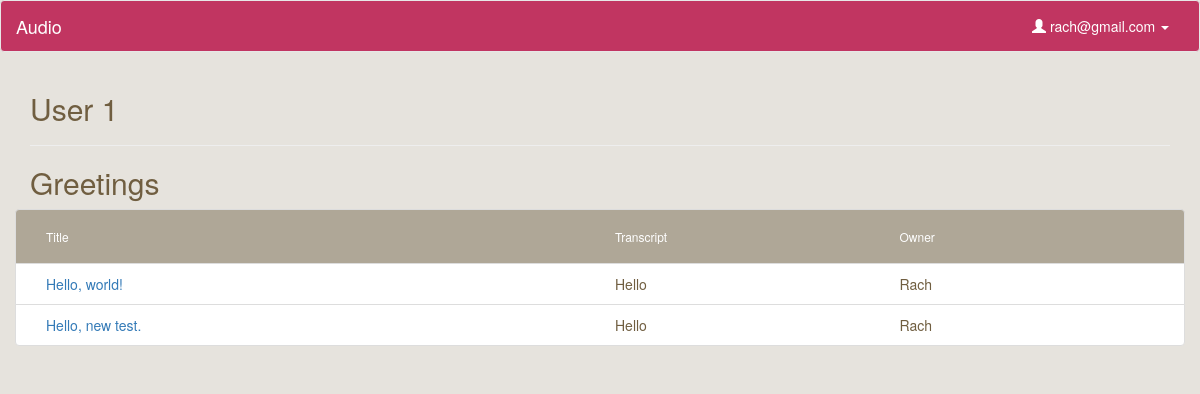
The app's page /collection/1 (signed in) with its own data.
### model.py (models this page shows, shortened)
class User(db.Model):
    __tablename__ = "Users"
    id = db.Column(db.Integer, autoincrement=True, primary_key=True)
    email = db.Column(db.String(100), nullable=False)
    password = db.Column(db.String(50), nullable=False)
    first_name = db.Column(db.String(50), nullable=False)
    last_name = db.Column(db.String(50), nullable=False)

class Collection(db.Model):
    __tablename__ = "Collections"
    id = db.Column(db.Integer, autoincrement=True, primary_key=True)
    user_id = db.Column(db.Integer, db.ForeignKey('Users.id'), nullable=False)
    title = db.Column(db.String, nullable=False, default='Untitled Collection')
    user = db.relationship("User", backref=db.backref("collections", order_by=id))

class Upload(db.Model):
    __tablename__ = "Uploads"
    id = db.Column(db.Integer, autoincrement=True, primary_key=True)
    user_id = db.Column(db.Integer, db.ForeignKey('Users.id'), nullable=False)
    title = db.Column(db.String, nullable=False, default='Untitled')
    path = db.Column(db.String(50))
    mimetype = db.Column(db.String(50), default='wav') # wav, jpg, mp3
    datetime = db.Column(db.DateTime, default=db.func.now(), onupdate=db.func.now()) # set datetime to current timestamp
    transcript = db.Column(db.Text)
    user = db.relationship("User", backref=db.backref("uploads", order_by=id))

### server.py (the view)
@app.route('/collection/<int:id>')
def collection_page(id):
	"""Show more information about a collection."""
	if 'email' in session: # if logged in
		user_email = session['email']
		user = User.query.filter_by(email=user_email).first()
		this_collection = Collection.query.filter_by(id=id).first()
		uploads = [cu.upload for cu in this_collection.collectionsuploads]
		collectionusers = CollectionsUsers.query.filter_by(collection_id=id).all()
		return render_template('collection.html', user=user, collection=this_collection, uploads=uploads)
	else:
		flash('You don\'t have access to view this page')
		return redirect('/')

### templates/collection.html
{% extends 'base.html' %}
{% block content %}
    <h2>User {{ user.id }}</h2>
    <hr>
    <h2>{{ collection.title }}</h2>
    {% if uploads %}
    <div class="file-box">
        <ul class="list-group">
            <li class="list-group-item list-group-heading row">
                <div class="name col-sm-6">
                    <h6>Title</h6>
                </div>
                <div class="col-sm-3">
                    <h6>Transcript</h6>
                </div>
                <div class="col-sm-3">
                    <h6>Owner</h6>
                </div>
            </li>
            {% for upload in uploads %}
                <li class="list-group-item row">
                    <div class="col-sm-6">
                        <a href="/listen/{{ upload.id }}">{{ upload.title }}</a>
                    </div>
                    <div class="col-sm-3">
                        {{ upload.transcript }}
                    </div>
                    <div class="col-sm-3">
                        {{ upload.user.first_name }}
                    </div>
                </li>
            {% endfor %}
        </ul>
    </div>
    {% endif %}
{% endblock %}

### templates/base.html (shortened to what this page needs)
<!DOCTYPE html>
<html lang="en">
  <head>
    <link rel="stylesheet" href="https://maxcdn.bootstrapcdn.com/bootstrap/3.3.4/css/bootstrap.min.css">
    <link rel="stylesheet" href="/static/css/style.css"/>
    <link rel="stylesheet" href="https://ajax.googleapis.com/ajax/libs/jqueryui/1.11.4/themes/smoothness/jquery-ui.css">
  </head>
  <body>
    <nav class="navbar navbar-default">
      <div class="container-fluid">
        <div class="navbar-header">
          <a class="navbar-brand" href="/">Audio</a>
        </div>
        <div class="collapse navbar-collapse" id="bs-example-navbar-collapse-1">
          <ul class="nav navbar-nav navbar-right">
            {% if 'email' in session %}
              <li class="dropdown">
                <a href="#" class="dropdown-toggle" data-toggle="dropdown" role="button" aria-expanded="false"><span class="glyphicon glyphicon-user" aria-hidden="true"></span> {{ session['email'] }} <span class="caret"></span></a>
              </li>
            {% else %}
              <li><a href="/login">Login</a></li>
              <li><a href="/signup">Sign Up</a></li>
            {% endif %}
          </ul>
        </div>
      </div>
    </nav>
    <div class="container">
    	{% block content %}{% endblock %}
    </div>
  </body>
</html>

### static/css/style.css (style rules this page uses)
.navbar-default { background-color: #C13561; color: #fff; }
.navbar-default a, .navbar-default .navbar-brand, .navbar-default .navbar-nav>li>a { color: #fff; }
body { background-color: #E6E3DD; color: #705E40; }
.list-group-heading { background-color: #afa797; color: #fff; }

### records on screen
User: email "rach@gmail.com", id "1"
Collection: title "Greetings"
Upload: title "Hello, world!", transcript "Hello", user.first_name "Rach"
Upload: title "Hello, new test.", transcript "Hello", user.first_name "Rach"
